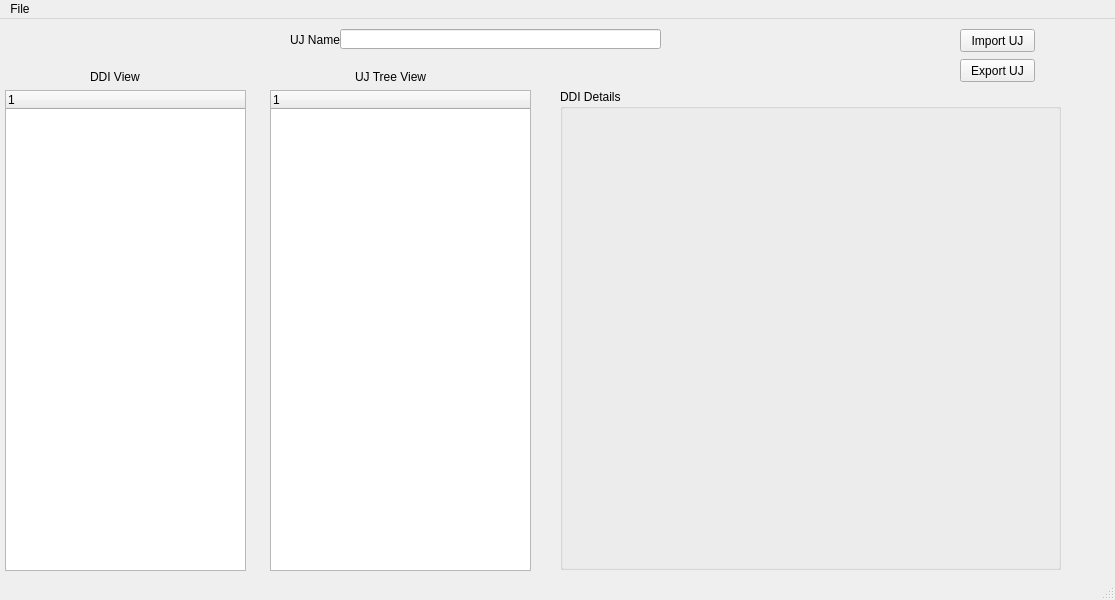
<?xml version="1.0" encoding="UTF-8"?>
<ui version="4.0">
 <class>MainWindow</class>
 <widget class="QMainWindow" name="MainWindow">
  <property name="geometry">
   <rect>
    <x>0</x>
    <y>0</y>
    <width>1115</width>
    <height>600</height>
   </rect>
  </property>
  <property name="windowTitle">
   <string>MainWindow</string>
  </property>
  <widget class="QWidget" name="centralwidget">
   <widget class="QPushButton" name="import_button">
    <property name="geometry">
     <rect>
      <x>960</x>
      <y>10</y>
      <width>75</width>
      <height>23</height>
     </rect>
    </property>
    <property name="text">
     <string>Import UJ</string>
    </property>
   </widget>
   <widget class="QPushButton" name="export_button">
    <property name="geometry">
     <rect>
      <x>960</x>
      <y>40</y>
      <width>75</width>
      <height>23</height>
     </rect>
    </property>
    <property name="text">
     <string>Export UJ</string>
    </property>
   </widget>
   <widget class="QTreeWidget" name="steps_treeWidget">
    <property name="geometry">
     <rect>
      <x>270</x>
      <y>71</y>
      <width>261</width>
      <height>481</height>
     </rect>
    </property>
    <column>
     <property name="text">
      <string>1</string>
     </property>
    </column>
   </widget>
   <widget class="QLineEdit" name="uj_name">
    <property name="geometry">
     <rect>
      <x>340</x>
      <y>10</y>
      <width>321</width>
      <height>20</height>
     </rect>
    </property>
   </widget>
   <widget class="QLabel" name="uj_name_label">
    <property name="geometry">
     <rect>
      <x>290</x>
      <y>10</y>
      <width>51</width>
      <height>21</height>
     </rect>
    </property>
    <property name="text">
     <string>UJ Name</string>
    </property>
   </widget>
   <widget class="QLabel" name="uj_tree_view_label">
    <property name="geometry">
     <rect>
      <x>355</x>
      <y>50</y>
      <width>91</width>
      <height>16</height>
     </rect>
    </property>
    <property name="text">
     <string>UJ Tree View</string>
    </property>
   </widget>
   <widget class="QGroupBox" name="ddi_groupBox">
    <property name="geometry">
     <rect>
      <x>560</x>
      <y>70</y>
      <width>501</width>
      <height>481</height>
     </rect>
    </property>
    <property name="title">
     <string>DDI Details</string>
    </property>
    <property name="alignment">
     <set>Qt::AlignLeading|Qt::AlignLeft|Qt::AlignTop</set>
    </property>
   </widget>
   <widget class="QTreeWidget" name="ddi_treeWidget">
    <property name="geometry">
     <rect>
      <x>5</x>
      <y>71</y>
      <width>241</width>
      <height>481</height>
     </rect>
    </property>
    <column>
     <property name="text">
      <string>1</string>
     </property>
    </column>
   </widget>
   <widget class="QLabel" name="uj_tree_view_label_2">
    <property name="geometry">
     <rect>
      <x>90</x>
      <y>50</y>
      <width>91</width>
      <height>16</height>
     </rect>
    </property>
    <property name="text">
     <string>DDI View</string>
    </property>
   </widget>
  </widget>
  <widget class="QMenuBar" name="menubar">
   <property name="geometry">
    <rect>
     <x>0</x>
     <y>0</y>
     <width>1115</width>
     <height>21</height>
    </rect>
   </property>
   <widget class="QMenu" name="menuFile">
    <property name="title">
     <string>File</string>
    </property>
    <addaction name="actionImport_UJ"/>
    <addaction name="actionExport_UJ"/>
   </widget>
   <addaction name="menuFile"/>
  </widget>
  <widget class="QStatusBar" name="statusbar"/>
  <action name="actionImport_UJ">
   <property name="text">
    <string>Import UJ</string>
   </property>
  </action>
  <action name="actionExport_UJ">
   <property name="text">
    <string>Export UJ</string>
   </property>
  </action>
 </widget>
 <resources/>
 <connections/>
</ui>
